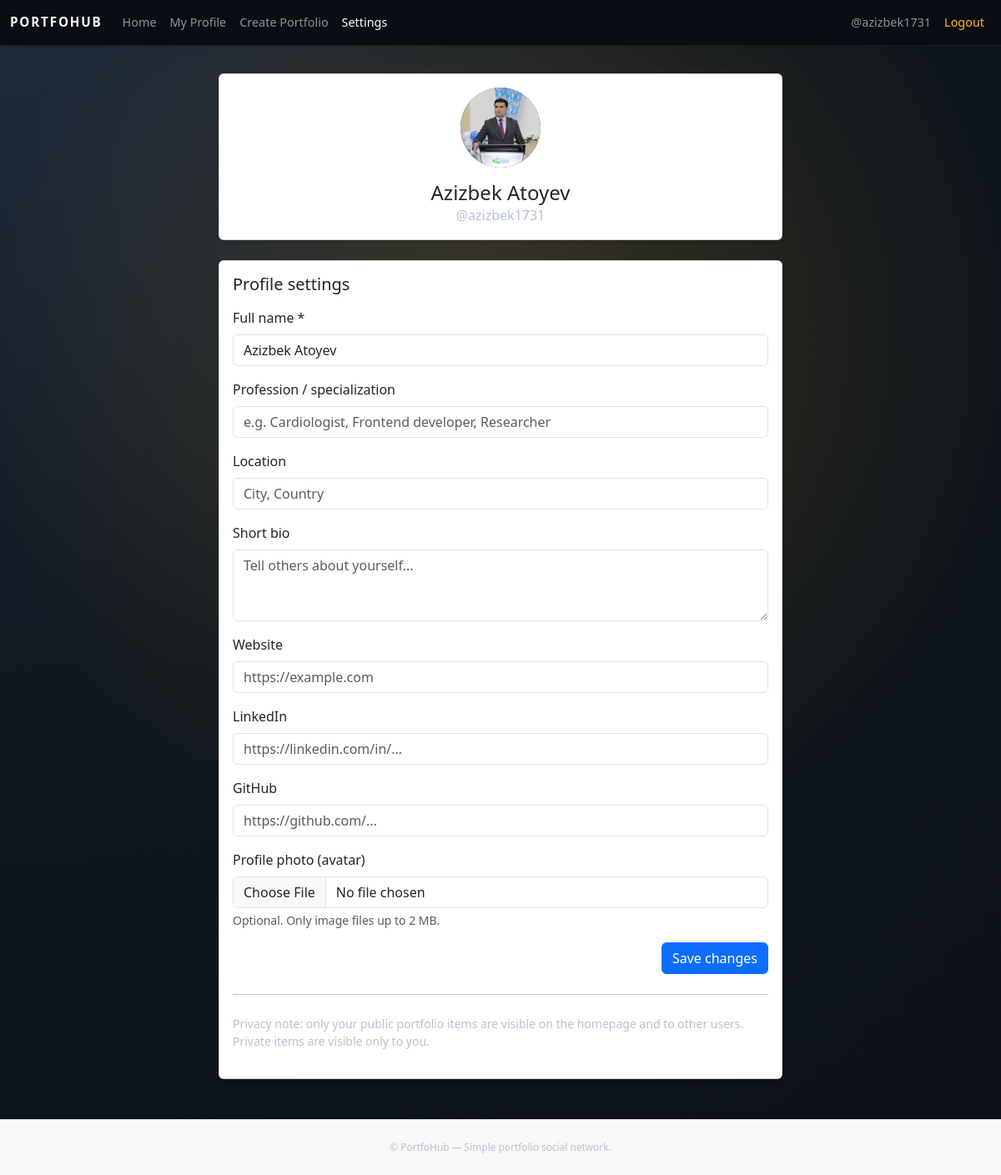
The app's page /settings (signed in) with its own data.
### tables this page shows
CREATE TABLE users (
            id INTEGER PRIMARY KEY AUTOINCREMENT,
            full_name TEXT NOT NULL,
            username TEXT NOT NULL UNIQUE,
            email TEXT NOT NULL UNIQUE,
            password_hash TEXT NOT NULL,
            bio TEXT,
            location TEXT,
            website TEXT,
            linkedin TEXT,
            github TEXT,
            profession TEXT,
            avatar_filename TEXT,
            created_at TEXT NOT NULL
        );

### main.py (the view, shortened to what this page needs)
@app.route("/settings", methods=["GET", "POST"])
@login_required
def settings():
    user = get_current_user()
    db = get_db()
    return render_template("settings.html", user=user)

### main.py (called while the page is built)
def get_locale():
    code = session.get("lang", "en")
    if code not in LANGUAGES:
        code = "en"
    return code

def get_db():
    if "db" not in g:
        conn = sqlite3.connect(DB_PATH)
        conn.row_factory = sqlite3.Row
        g.db = conn
    return g.db

def generate_csrf_token():
    token = session.get("csrf_token")
    if not token:
        token = uuid4().hex
        session["csrf_token"] = token
    return token

@app.before_request
def csrf_protect():
    if request.method == "POST":
        token = session.get("csrf_token", None)
        form_token = request.form.get("csrf_token") or request.headers.get("X-CSRFToken")
        if not token or not form_token or token != form_token:
            abort(400, description="Invalid CSRF token")

@app.context_processor
def inject_globals():
    return {
        "current_user": get_current_user(),
        "csrf_token": generate_csrf_token,
        "t": t,
        "current_lang": get_locale(),
        "languages": LANGUAGES,
    }

def login_required(view):
    @wraps(view)
    def wrapped_view(**kwargs):
        if "user_id" not in session:
            flash("Please log in to access this page.", "warning")
            return redirect(url_for("login", next=request.path))
        return view(**kwargs)
    return wrapped_view

def get_current_user():
    user_id = session.get("user_id")
    if not user_id:
        return None
    db = get_db()
    user = db.execute(
        "SELECT * FROM users WHERE id = ?",
        (user_id,),
    ).fetchone()
    return user

### templates/settings.html (shortened to what this page needs)
{% extends "base.html" %}
{% block content %}
<div class="row justify-content-center">
    <div class="col-md-8 col-lg-7">
        <div class="card shadow-sm mb-4">
            <div class="card-body text-center">
                {% if user['avatar_filename'] %}
                    <img src="{{ url_for('uploaded_file', filename=user['avatar_filename']) }}"
                         class="avatar avatar-lg mb-3" alt="{{ user['full_name'] }}">
                {% else %}
                    <div class="avatar avatar-lg avatar-placeholder mb-3">
                        {{ user['full_name'][0]|upper }}
                    </div>
                {% endif %}
                <h1 class="h4 mb-0">{{ user['full_name'] }}</h1>
                <div class="text-muted">@{{ user['username'] }}</div>
            </div>
        </div>
        <div class="card shadow-sm">
            <div class="card-body">
                <h2 class="h5 mb-3">Profile settings</h2>
                <form method="post" enctype="multipart/form-data" novalidate>
                    <div class="mb-3">
                        <label class="form-label">Full name *</label>
                        <input type="text" name="full_name" class="form-control"
                               value="{{ user['full_name'] }}" required>
                    </div>
                    <div class="mb-3">
                        <label class="form-label">Profession / specialization</label>
                        <input type="text" name="profession" class="form-control"
                               value="{{ user['profession'] or '' }}"
                               placeholder="e.g. Cardiologist, Frontend developer, Researcher">
                    </div>
                    <div class="mb-3">
                        <label class="form-label">Location</label>
                        <input type="text" name="location" class="form-control"
                               value="{{ user['location'] or '' }}" placeholder="City, Country">
                    </div>
                    <div class="mb-3">
                        <label class="form-label">Short bio</label>
                        <textarea name="bio" class="form-control" rows="3"
                                  placeholder="Tell others about yourself...">{{ user['bio'] or '' }}</textarea>
                    </div>
                    <div class="mb-3">
                        <label class="form-label">Website</label>
                        <input type="url" name="website" class="form-control"
                               value="{{ user['website'] or '' }}" placeholder="https://example.com">
                    </div>
                    <div class="mb-3">
                        <label class="form-label">LinkedIn</label>
                        <input type="url" name="linkedin" class="form-control"
                               value="{{ user['linkedin'] or '' }}" placeholder="https://linkedin.com/in/...">
                    </div>
                    <div class="mb-3">
                        <label class="form-label">GitHub</label>
                        <input type="url" name="github" class="form-control"
                               value="{{ user['github'] or '' }}" placeholder="https://github.com/...">
                    </div>
                    <div class="mb-3">
                        <label class="form-label">Profile photo (avatar)</label>
                        <input type="file" name="avatar" class="form-control">
                        <div class="form-text">Optional. Only image files up to 2 MB.</div>
                    </div>
                    <div class="d-flex justify-content-end">
                        <button type="submit" class="btn btn-primary">Save changes</button>
                    </div>
                </form>
                <hr class="my-4">
                <p class="small text-muted">
                    Privacy note: only your public portfolio items are visible on the homepage and to other users.
                    Private items are visible only to you.
                </p>
            </div>
        </div>
    </div>
</div>
{% endblock %}

### templates/base.html (shortened to what this page needs)
<!doctype html>
<html lang="en">
<head>
    <link
        href="https://cdn.jsdelivr.net/npm/bootstrap@5.3.3/dist/css/bootstrap.min.css"
        rel="stylesheet"
    >
    <link rel="stylesheet" href="{{ url_for('static', filename='css/style.css') }}">
</head>
<body>
<nav class="navbar navbar-expand-lg navbar-dark bg-dark fixed-top shadow-sm">
    <div class="container-fluid">
        <a class="navbar-brand fw-bold" href="{{ url_for('index') }}">PortfoHub</a>
        <div class="collapse navbar-collapse" id="navbarMain">
            <ul class="navbar-nav me-auto mb-2 mb-lg-0">
                <li class="nav-item">
                    <a class="nav-link{% if request.endpoint == 'index' %} active{% endif %}"
                       href="{{ url_for('index') }}">Home</a>
                </li>
                {% if current_user %}
                    <li class="nav-item">
                        <a class="nav-link{% if request.endpoint == 'profile' %} active{% endif %}"
                           href="{{ url_for('profile') }}">My Profile</a>
                    </li>
                    <li class="nav-item">
                        <a class="nav-link{% if request.endpoint in ['create_portfolio', 'edit_portfolio'] %} active{% endif %}"
                           href="{{ url_for('create_portfolio') }}">Create Portfolio</a>
                    </li>
                    <li class="nav-item">
                        <a class="nav-link{% if request.endpoint == 'settings' %} active{% endif %}"
                           href="{{ url_for('settings') }}">Settings</a>
                    </li>
                {% endif %}
            </ul>
            <ul class="navbar-nav ms-auto">
                {% if current_user %}
                    <li class="nav-item">
                        <a class="nav-link" href="{{ url_for('public_profile', username=current_user['username']) }}">
                            @{{ current_user["username"] }}
                        </a>
                    </li>
                    <li class="nav-item">
                        <a class="nav-link text-warning" href="{{ url_for('logout') }}">Logout</a>
                    </li>
                {% endif %}
            </ul>
        </div>
    </div>
</nav>
<main class="container mt-5 pt-4">
    {% block content %}{% endblock %}
</main>
<footer class="footer mt-5 py-4 bg-light border-top">
    <div class="container text-center text-muted small">
        <span>© PortfoHub — Simple portfolio social network.</span>
    </div>
</footer>
</body>
</html>

### static/css/style.css (style rules this page uses)
:root { --bg-body: #111820; --bg-panel: #181f2b; --bg-soft: #1f2835; --accent: #ffb400; --accent-soft: #ffdd80; --text-main: #f8f9fc; --text-muted: #b7c1d3; --border-soft: rgba(255, 255, 255, 0.06); }
body { font-family: system-ui, -apple-system, BlinkMacSystemFont, "Segoe UI", sans-serif; background: radial-gradient(circle at top left, #202b3d 0, #111820 45%, #0b1017 100%); color: var(--text-main); position: relative; min-height: 100vh; }
body::before { content: ""; position: fixed; inset: 0; pointer-events: none; background: radial-gradient(circle at var(--mx, 50%) var(--my, 30%), rgba(255, 180, 0, 0.18), transparent 55%); mix-blend-mode: screen; opacity: 0.9; transition: background-position 0.12s linear; z-index: 0; }
main.container { max-width: 1200px; position: relative; z-index: 1; }
.navbar { background: rgba(10, 13, 19, 0.96) !important; backdrop-filter: blur(10px); border-bottom: 1px solid var(--border-soft); }
.navbar-brand { letter-spacing: 0.12em; text-transform: uppercase; font-size: 0.95rem; }
.navbar-dark .navbar-nav .nav-link { font-size: 0.9rem; }
.footer { font-size: 0.85rem; background: #0c1118; color: var(--text-muted); }
.card-body { padding: 1rem 1rem 1.1rem; }
.avatar { border-radius: 50%; object-fit: cover; display: inline-block; background-color: #444b59; color: #f1f3f7; font-weight: 600; text-align: center; }
.avatar-lg { width: 96px; height: 96px; font-size: 2rem; line-height: 96px; }
.text-muted { color: var(--text-muted) !important; }

### records on screen
users: username "azizbek1731", avatar_filename (picture), full_name "Azizbek Atoyev"
